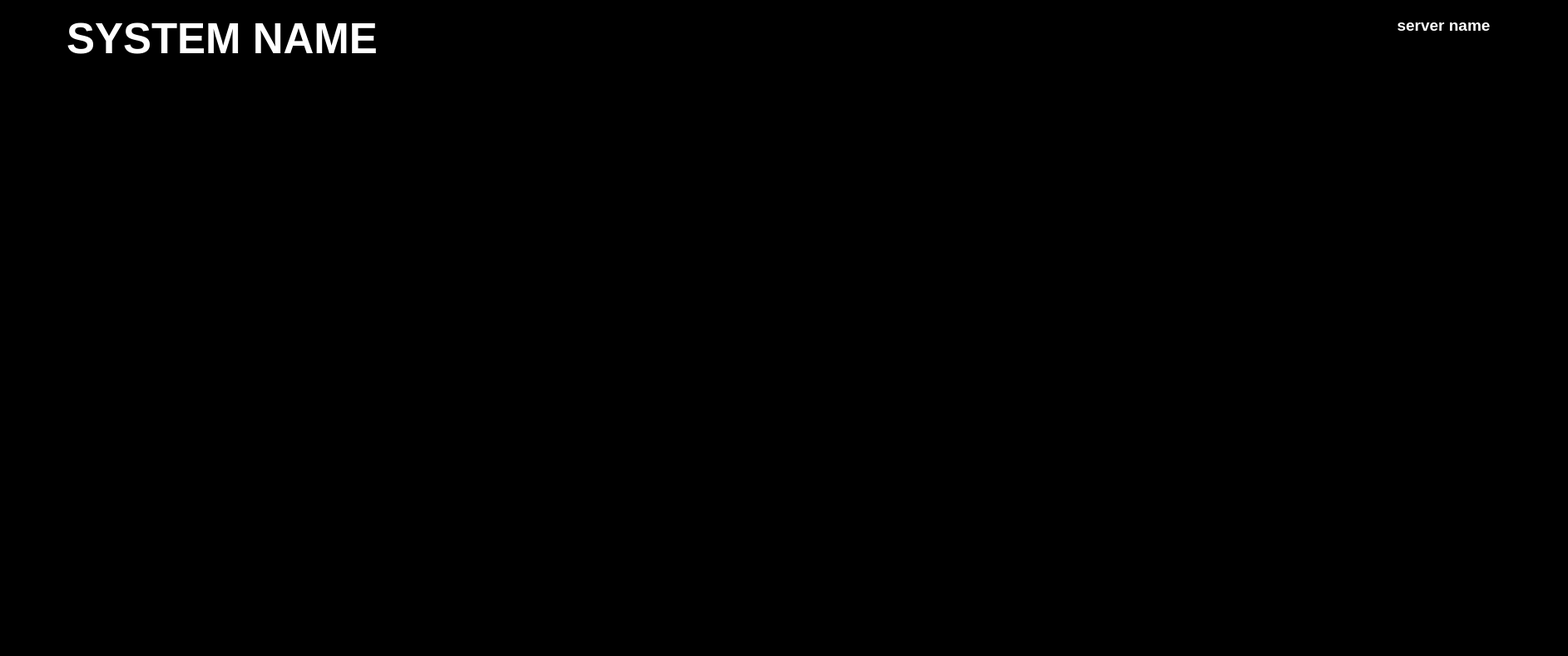
<?xml version="1.0" encoding="UTF-8"?>
<ui version="4.0">
 <class>MainWindow</class>
 <widget class="QMainWindow" name="MainWindow">
  <property name="geometry">
   <rect>
    <x>0</x>
    <y>0</y>
    <width>1885</width>
    <height>789</height>
   </rect>
  </property>
  <property name="windowTitle">
   <string>MainWindow</string>
  </property>
  <property name="styleSheet">
   <string notr="true">background-color: black</string>
  </property>
  <widget class="QWidget" name="centralwidget">
   <widget class="QLabel" name="title_label">
    <property name="geometry">
     <rect>
      <x>80</x>
      <y>20</y>
      <width>1221</width>
      <height>51</height>
     </rect>
    </property>
    <property name="font">
     <font>
      <pointsize>38</pointsize>
      <weight>75</weight>
      <bold>true</bold>
     </font>
    </property>
    <property name="styleSheet">
     <string notr="true">color: white
</string>
    </property>
    <property name="text">
     <string>SYSTEM NAME</string>
    </property>
    <property name="alignment">
     <set>Qt::AlignLeading|Qt::AlignLeft|Qt::AlignVCenter</set>
    </property>
   </widget>
   <widget class="Ui_label_widget_large" name="w1" native="true">
    <property name="geometry">
     <rect>
      <x>30</x>
      <y>90</y>
      <width>230</width>
      <height>210</height>
     </rect>
    </property>
   </widget>
   <widget class="QLabel" name="serverName_label">
    <property name="geometry">
     <rect>
      <x>1630</x>
      <y>20</y>
      <width>211</width>
      <height>20</height>
     </rect>
    </property>
    <property name="font">
     <font>
      <pointsize>14</pointsize>
      <weight>75</weight>
      <bold>true</bold>
      <kerning>true</kerning>
     </font>
    </property>
    <property name="styleSheet">
     <string notr="true">color: white
</string>
    </property>
    <property name="text">
     <string>server name</string>
    </property>
    <property name="alignment">
     <set>Qt::AlignCenter</set>
    </property>
   </widget>
   <widget class="Ui_label_widget_large" name="w2" native="true">
    <property name="geometry">
     <rect>
      <x>260</x>
      <y>90</y>
      <width>230</width>
      <height>210</height>
     </rect>
    </property>
   </widget>
   <widget class="Ui_label_widget_large" name="w4" native="true">
    <property name="geometry">
     <rect>
      <x>720</x>
      <y>90</y>
      <width>230</width>
      <height>210</height>
     </rect>
    </property>
   </widget>
   <widget class="Ui_label_widget_large" name="w3" native="true">
    <property name="geometry">
     <rect>
      <x>490</x>
      <y>90</y>
      <width>230</width>
      <height>210</height>
     </rect>
    </property>
   </widget>
   <widget class="Ui_label_widget_large" name="w6" native="true">
    <property name="geometry">
     <rect>
      <x>1180</x>
      <y>90</y>
      <width>230</width>
      <height>210</height>
     </rect>
    </property>
   </widget>
   <widget class="Ui_label_widget_large" name="w8" native="true">
    <property name="geometry">
     <rect>
      <x>1640</x>
      <y>90</y>
      <width>230</width>
      <height>210</height>
     </rect>
    </property>
   </widget>
   <widget class="Ui_label_widget_large" name="w7" native="true">
    <property name="geometry">
     <rect>
      <x>1410</x>
      <y>90</y>
      <width>230</width>
      <height>210</height>
     </rect>
    </property>
   </widget>
   <widget class="Ui_label_widget_large" name="w5" native="true">
    <property name="geometry">
     <rect>
      <x>950</x>
      <y>90</y>
      <width>230</width>
      <height>210</height>
     </rect>
    </property>
   </widget>
   <widget class="Ui_label_widget_large" name="w10" native="true">
    <property name="geometry">
     <rect>
      <x>260</x>
      <y>300</y>
      <width>230</width>
      <height>210</height>
     </rect>
    </property>
   </widget>
   <widget class="Ui_label_widget_large" name="w13" native="true">
    <property name="geometry">
     <rect>
      <x>950</x>
      <y>300</y>
      <width>230</width>
      <height>210</height>
     </rect>
    </property>
   </widget>
   <widget class="Ui_label_widget_large" name="w12" native="true">
    <property name="geometry">
     <rect>
      <x>720</x>
      <y>300</y>
      <width>230</width>
      <height>210</height>
     </rect>
    </property>
   </widget>
   <widget class="Ui_label_widget_large" name="w11" native="true">
    <property name="geometry">
     <rect>
      <x>490</x>
      <y>300</y>
      <width>230</width>
      <height>210</height>
     </rect>
    </property>
   </widget>
   <widget class="Ui_label_widget_large" name="w14" native="true">
    <property name="geometry">
     <rect>
      <x>1180</x>
      <y>300</y>
      <width>230</width>
      <height>210</height>
     </rect>
    </property>
   </widget>
   <widget class="Ui_label_widget_large" name="w15" native="true">
    <property name="geometry">
     <rect>
      <x>1410</x>
      <y>300</y>
      <width>230</width>
      <height>210</height>
     </rect>
    </property>
   </widget>
   <widget class="Ui_label_widget_large" name="w9" native="true">
    <property name="geometry">
     <rect>
      <x>30</x>
      <y>300</y>
      <width>230</width>
      <height>210</height>
     </rect>
    </property>
   </widget>
   <widget class="Ui_label_widget_large" name="w16" native="true">
    <property name="geometry">
     <rect>
      <x>1640</x>
      <y>300</y>
      <width>230</width>
      <height>210</height>
     </rect>
    </property>
   </widget>
   <widget class="Ui_label_widget_large" name="w21" native="true">
    <property name="geometry">
     <rect>
      <x>950</x>
      <y>510</y>
      <width>230</width>
      <height>210</height>
     </rect>
    </property>
   </widget>
   <widget class="Ui_label_widget_large" name="w22" native="true">
    <property name="geometry">
     <rect>
      <x>1180</x>
      <y>510</y>
      <width>230</width>
      <height>210</height>
     </rect>
    </property>
   </widget>
   <widget class="Ui_label_widget_large" name="w19" native="true">
    <property name="geometry">
     <rect>
      <x>490</x>
      <y>510</y>
      <width>230</width>
      <height>210</height>
     </rect>
    </property>
   </widget>
   <widget class="Ui_label_widget_large" name="w20" native="true">
    <property name="geometry">
     <rect>
      <x>720</x>
      <y>510</y>
      <width>230</width>
      <height>210</height>
     </rect>
    </property>
   </widget>
   <widget class="Ui_label_widget_large" name="w17" native="true">
    <property name="geometry">
     <rect>
      <x>30</x>
      <y>510</y>
      <width>230</width>
      <height>210</height>
     </rect>
    </property>
   </widget>
   <widget class="Ui_label_widget_large" name="w23" native="true">
    <property name="geometry">
     <rect>
      <x>1410</x>
      <y>510</y>
      <width>230</width>
      <height>210</height>
     </rect>
    </property>
   </widget>
   <widget class="Ui_label_widget_large" name="w18" native="true">
    <property name="geometry">
     <rect>
      <x>260</x>
      <y>510</y>
      <width>230</width>
      <height>210</height>
     </rect>
    </property>
   </widget>
   <widget class="Ui_label_widget_large" name="w24" native="true">
    <property name="geometry">
     <rect>
      <x>1640</x>
      <y>510</y>
      <width>230</width>
      <height>210</height>
     </rect>
    </property>
   </widget>
   <widget class="QLabel" name="messagebox_label">
    <property name="geometry">
     <rect>
      <x>30</x>
      <y>730</y>
      <width>1841</width>
      <height>20</height>
     </rect>
    </property>
    <property name="font">
     <font>
      <family>FreeSans</family>
      <pointsize>16</pointsize>
      <weight>75</weight>
      <bold>true</bold>
      <kerning>true</kerning>
     </font>
    </property>
    <property name="styleSheet">
     <string notr="true">color: white
</string>
    </property>
    <property name="text">
     <string/>
    </property>
    <property name="alignment">
     <set>Qt::AlignLeading|Qt::AlignLeft|Qt::AlignVCenter</set>
    </property>
   </widget>
  </widget>
  <widget class="QMenuBar" name="menubar">
   <property name="geometry">
    <rect>
     <x>0</x>
     <y>0</y>
     <width>1885</width>
     <height>25</height>
    </rect>
   </property>
  </widget>
  <widget class="QStatusBar" name="statusbar"/>
 </widget>
 <customwidgets>
  <customwidget>
   <class>Ui_label_widget_large</class>
   <extends>QWidget</extends>
   <header>ui_label_widget_large</header>
   <container>1</container>
  </customwidget>
 </customwidgets>
 <resources/>
 <connections/>
</ui>
